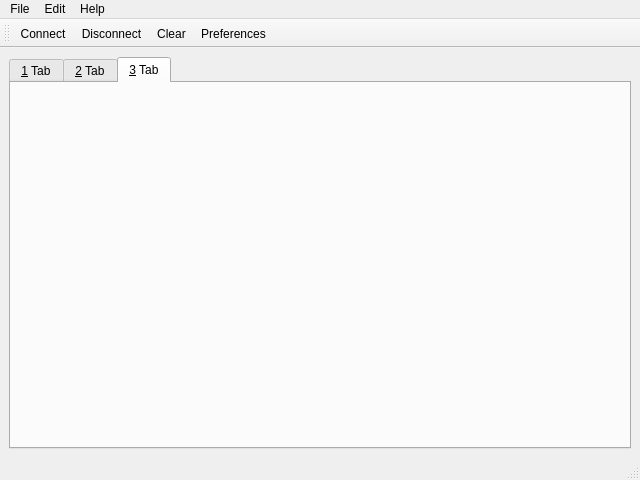
<?xml version="1.0" encoding="UTF-8"?>
<ui version="4.0">
 <class>MainWindow</class>
 <widget class="QMainWindow" name="MainWindow">
  <property name="geometry">
   <rect>
    <x>0</x>
    <y>0</y>
    <width>640</width>
    <height>480</height>
   </rect>
  </property>
  <property name="windowTitle">
   <string>SpiNNingCerebellum</string>
  </property>
  <property name="styleSheet">
   <string notr="true"/>
  </property>
  <widget class="QWidget" name="centralwidget">
   <layout class="QGridLayout" name="gridLayout_3">
    <item row="0" column="0">
     <widget class="QTabWidget" name="tabWidget">
      <property name="currentIndex">
       <number>2</number>
      </property>
      <widget class="QWidget" name="tab">
       <attribute name="title">
        <string>&amp;1 Tab</string>
       </attribute>
      </widget>
      <widget class="QWidget" name="tab_serial">
       <attribute name="title">
        <string>&amp;2 Tab</string>
       </attribute>
       <layout class="QGridLayout" name="gridLayout_2">
        <item row="0" column="0">
         <widget class="SerialTab" name="serialTabWidget" native="true"/>
        </item>
       </layout>
      </widget>
      <widget class="QWidget" name="tab_plot">
       <attribute name="title">
        <string>&amp;3 Tab</string>
       </attribute>
       <layout class="QGridLayout" name="gridLayout">
        <item row="0" column="0">
         <widget class="PlotTab" name="plotTabWidget" native="true"/>
        </item>
       </layout>
      </widget>
     </widget>
    </item>
   </layout>
  </widget>
  <widget class="QMenuBar" name="menubar">
   <property name="geometry">
    <rect>
     <x>0</x>
     <y>0</y>
     <width>640</width>
     <height>25</height>
    </rect>
   </property>
   <widget class="QMenu" name="menuFile">
    <property name="title">
     <string>File</string>
    </property>
    <addaction name="actionConnect"/>
    <addaction name="actionDisconnect"/>
    <addaction name="separator"/>
    <addaction name="actionQuit"/>
   </widget>
   <widget class="QMenu" name="menuEdit">
    <property name="title">
     <string>Edit</string>
    </property>
    <addaction name="actionClear"/>
    <addaction name="separator"/>
    <addaction name="actionPreferences"/>
   </widget>
   <widget class="QMenu" name="menuHelp">
    <property name="title">
     <string>Help</string>
    </property>
    <addaction name="actionAbout"/>
    <addaction name="actionAbout_Qt"/>
   </widget>
   <addaction name="menuFile"/>
   <addaction name="menuEdit"/>
   <addaction name="menuHelp"/>
  </widget>
  <widget class="QStatusBar" name="statusBar"/>
  <widget class="QToolBar" name="toolBar">
   <property name="windowTitle">
    <string>toolBar</string>
   </property>
   <attribute name="toolBarArea">
    <enum>TopToolBarArea</enum>
   </attribute>
   <attribute name="toolBarBreak">
    <bool>false</bool>
   </attribute>
   <addaction name="actionConnect"/>
   <addaction name="actionDisconnect"/>
   <addaction name="actionClear"/>
   <addaction name="actionPreferences"/>
  </widget>
  <action name="actionConnect">
   <property name="icon">
    <iconset resource="terminal.qrc">
     <normaloff>:/images/connect.png</normaloff>:/images/connect.png</iconset>
   </property>
   <property name="text">
    <string>C&amp;onnect</string>
   </property>
   <property name="shortcut">
    <string>Ctrl+O</string>
   </property>
  </action>
  <action name="actionDisconnect">
   <property name="icon">
    <iconset resource="terminal.qrc">
     <normaloff>:/images/disconnect.png</normaloff>:/images/disconnect.png</iconset>
   </property>
   <property name="text">
    <string>&amp;Disconnect</string>
   </property>
   <property name="shortcut">
    <string>Ctrl+D</string>
   </property>
  </action>
  <action name="actionQuit">
   <property name="icon">
    <iconset resource="terminal.qrc">
     <normaloff>:/images/application-exit.png</normaloff>:/images/application-exit.png</iconset>
   </property>
   <property name="text">
    <string>&amp;Quit</string>
   </property>
   <property name="shortcut">
    <string>Ctrl+Q</string>
   </property>
  </action>
  <action name="actionPreferences">
   <property name="icon">
    <iconset resource="terminal.qrc">
     <normaloff>:/images/settings.png</normaloff>:/images/settings.png</iconset>
   </property>
   <property name="text">
    <string>Preferences</string>
   </property>
  </action>
  <action name="actionAbout">
   <property name="text">
    <string>About</string>
   </property>
  </action>
  <action name="actionAbout_Qt">
   <property name="text">
    <string>About Qt</string>
   </property>
  </action>
  <action name="actionClear">
   <property name="icon">
    <iconset resource="terminal.qrc">
     <normaloff>:/images/clear.png</normaloff>:/images/clear.png</iconset>
   </property>
   <property name="text">
    <string>Clear</string>
   </property>
  </action>
 </widget>
 <customwidgets>
  <customwidget>
   <class>SerialTab</class>
   <extends>QWidget</extends>
   <header>serialTab.h</header>
   <container>1</container>
  </customwidget>
  <customwidget>
   <class>PlotTab</class>
   <extends>QWidget</extends>
   <header>plotTab.h</header>
   <container>1</container>
  </customwidget>
 </customwidgets>
 <resources>
  <include location="terminal.qrc"/>
 </resources>
 <connections/>
</ui>
